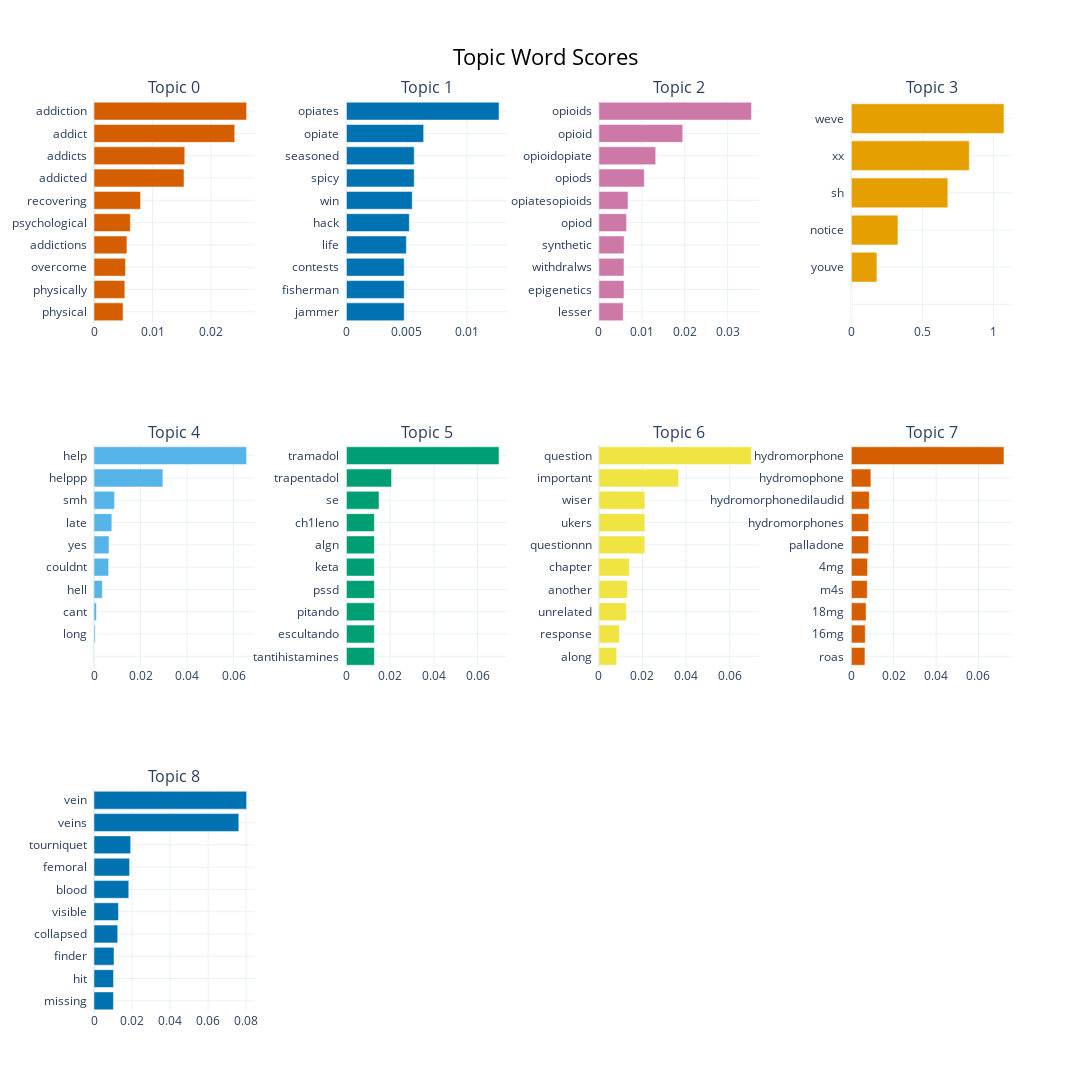

The notebook cell saved with this chart:
### Code cell
topic_model.visualize_barchart(top_n_topics=9, n_words=10, width=650, height=650)

### Figure 1 — Plotly figure (JSON) as saved in the notebook; plotly's stock layout.template omitted (floating-point values rounded to 4 significant figures)
{"data": [{"marker": {"color": "#D55E00"}, "orientation": "h", "type": "bar", "x": [0.004971, 0.005271, 0.005393, 0.005625, 0.006217, 0.007962, 0.01539, 0.01552, 0.02406, 0.02609], "xaxis": "x", "y": ["physical  ", "physically  ", "overcome  ", "addictions  ", "psychological  ", "recovering  ", "addicted  ", "addicts  ", "addict  ", "addiction  "], "yaxis": "y"}, {"marker": {"color": "#0072B2"}, "orientation": "h", "type": "bar", "x": [0.0048, 0.0048, 0.0048, 0.004976, 0.005225, 0.005468, 0.005632, 0.005632, 0.006416, 0.01268], "xaxis": "x2", "y": ["jammer  ", "fisherman  ", "contests  ", "life  ", "hack  ", "win  ", "spicy  ", "seasoned  ", "opiate  ", "opiates  "], "yaxis": "y2"}, {"marker": {"color": "#CC79A7"}, "orientation": "h", "type": "bar", "x": [0.005673, 0.005845, 0.005845, 0.005882, 0.006456, 0.006785, 0.01058, 0.01324, 0.01953, 0.03555], "xaxis": "x3", "y": ["lesser  ", "epigenetics  ", "withdralws  ", "synthetic  ", "opiod  ", "opiatesopioids  ", "opiods  ", "opioidopiate  ", "opioid  ", "opioids  "], "yaxis": "y3"}, {"marker": {"color": "#E69F00"}, "orientation": "h", "type": "bar", "x": [1e-05, 1e-05, 1e-05, 1e-05, 1e-05, 0.1797, 0.3278, 0.679, 0.83, 1.074], "xaxis": "x4", "y": ["  ", "  ", "  ", "  ", "  ", "youve  ", "notice  ", "sh  ", "xx  ", "weve  "], "yaxis": "y4"}, {"marker": {"color": "#56B4E9"}, "orientation": "h", "type": "bar", "x": [1e-05, 0.0005067, 0.001051, 0.003585, 0.006304, 0.006453, 0.007662, 0.008824, 0.02963, 0.06562], "xaxis": "x5", "y": ["  ", "long  ", "cant  ", "hell  ", "couldnt  ", "yes  ", "late  ", "smh  ", "helppp  ", "help  "], "yaxis": "y5"}, {"marker": {"color": "#009E73"}, "orientation": "h", "type": "bar", "x": [0.01277, 0.01277, 0.01277, 0.01277, 0.01277, 0.01277, 0.01277, 0.01489, 0.02062, 0.06976], "xaxis": "x6", "y": ["tantihistamines  ", "escultando  ", "pitando  ", "pssd  ", "keta  ", "algn  ", "ch1leno  ", "se  ", "trapentadol  ", "tramadol  "], "yaxis": "y6"}, {"marker": {"color": "#F0E442"}, "orientation": "h", "type": "bar", "x": [0.00818, 0.009407, 0.01263, 0.01308, 0.01392, 0.02108, 0.02108, 0.02108, 0.03656, 0.07003], "xaxis": "x7", "y": ["along  ", "response  ", "unrelated  ", "another  ", "chapter  ", "questionnn  ", "ukers  ", "wiser  ", "important  ", "question  "], "yaxis": "y7"}, {"marker": {"color": "#D55E00"}, "orientation": "h", "type": "bar", "x": [0.006413, 0.006559, 0.006951, 0.007506, 0.007661, 0.008171, 0.008171, 0.008465, 0.009211, 0.07203], "xaxis": "x8", "y": ["roas  ", "16mg  ", "18mg  ", "m4s  ", "4mg  ", "palladone  ", "hydromorphones  ", "hydromorphonedilaudid  ", "hydromophone  ", "hydromorphone  "], "yaxis": "y8"}, {"marker": {"color": "#0072B2"}, "orientation": "h", "type": "bar", "x": [0.01023, 0.01027, 0.01052, 0.01247, 0.01286, 0.01829, 0.01873, 0.01929, 0.07616, 0.08026], "xaxis": "x9", "y": ["missing  ", "hit  ", "finder  ", "collapsed  ", "visible  ", "blood  ", "femoral  ", "tourniquet  ", "veins  ", "vein  "], "yaxis": "y9"}], "layout": {"annotations": [{"font": {"size": 16}, "showarrow": false, "text": "Topic 0", "x": 0.0875, "xanchor": "center", "xref": "paper", "y": 1, "yanchor": "bottom", "yref": "paper"}, {"font": {"size": 16}, "showarrow": false, "text": "Topic 1", "x": 0.3625, "xanchor": "center", "xref": "paper", "y": 1, "yanchor": "bottom", "yref": "paper"}, {"font": {"size": 16}, "showarrow": false, "text": "Topic 2", "x": 0.6375, "xanchor": "center", "xref": "paper", "y": 1, "yanchor": "bottom", "yref": "paper"}, {"font": {"size": 16}, "showarrow": false, "text": "Topic 3", "x": 0.9125, "xanchor": "center", "xref": "paper", "y": 1, "yanchor": "bottom", "yref": "paper"}, {"font": {"size": 16}, "showarrow": false, "text": "Topic 4", "x": 0.0875, "xanchor": "center", "xref": "paper", "y": 0.6222, "yanchor": "bottom", "yref": "paper"}, {"font": {"size": 16}, "showarrow": false, "text": "Topic 5", "x": 0.3625, "xanchor": "center", "xref": "paper", "y": 0.6222, "yanchor": "bottom", "yref": "paper"}, {"font": {"size": 16}, "showarrow": false, "text": "Topic 6", "x": 0.6375, "xanchor": "center", "xref": "paper", "y": 0.6222, "yanchor": "bottom", "yref": "paper"}, {"font": {"size": 16}, "showarrow": false, "text": "Topic 7", "x": 0.9125, "xanchor": "center", "xref": "paper", "y": 0.6222, "yanchor": "bottom", "yref": "paper"}, {"font": {"size": 16}, "showarrow": false, "text": "Topic 8", "x": 0.0875, "xanchor": "center", "xref": "paper", "y": 0.2444, "yanchor": "bottom", "yref": "paper"}], "height": 1950, "hoverlabel": {"bgcolor": "white", "font": {"family": "Rockwell", "size": 16}}, "showlegend": false, "title": {"font": {"color": "Black", "size": 22}, "text": "Topic Word Scores", "x": 0.5, "xanchor": "center", "yanchor": "top"}, "width": 2600, "xaxis": {"anchor": "y", "domain": [0, 0.175], "showgrid": true}, "xaxis10": {"anchor": "y10", "domain": [0.275, 0.45], "showgrid": true}, "xaxis11": {"anchor": "y11", "domain": [0.55, 0.725], "showgrid": true}, "xaxis12": {"anchor": "y12", "domain": [0.825, 1], "showgrid": true}, "xaxis2": {"anchor": "y2", "domain": [0.275, 0.45], "showgrid": true}, "xaxis3": {"anchor": "y3", "domain": [0.55, 0.725], "showgrid": true}, "xaxis4": {"anchor": "y4", "domain": [0.825, 1], "showgrid": true}, "xaxis5": {"anchor": "y5", "domain": [0, 0.175], "showgrid": true}, "xaxis6": {"anchor": "y6", "domain": [0.275, 0.45], "showgrid": true}, "xaxis7": {"anchor": "y7", "domain": [0.55, 0.725], "showgrid": true}, "xaxis8": {"anchor": "y8", "domain": [0.825, 1], "showgrid": true}, "xaxis9": {"anchor": "y9", "domain": [0, 0.175], "showgrid": true}, "yaxis": {"anchor": "x", "domain": [0.7556, 1], "showgrid": true}, "yaxis10": {"anchor": "x10", "domain": [0, 0.2444], "showgrid": true}, "yaxis11": {"anchor": "x11", "domain": [0, 0.2444], "showgrid": true}, "yaxis12": {"anchor": "x12", "domain": [0, 0.2444], "showgrid": true}, "yaxis2": {"anchor": "x2", "domain": [0.7556, 1], "showgrid": true}, "yaxis3": {"anchor": "x3", "domain": [0.7556, 1], "showgrid": true}, "yaxis4": {"anchor": "x4", "domain": [0.7556, 1], "showgrid": true}, "yaxis5": {"anchor": "x5", "domain": [0.3778, 0.6222], "showgrid": true}, "yaxis6": {"anchor": "x6", "domain": [0.3778, 0.6222], "showgrid": true}, "yaxis7": {"anchor": "x7", "domain": [0.3778, 0.6222], "showgrid": true}, "yaxis8": {"anchor": "x8", "domain": [0.3778, 0.6222], "showgrid": true}, "yaxis9": {"anchor": "x9", "domain": [0, 0.2444], "showgrid": true}}}
